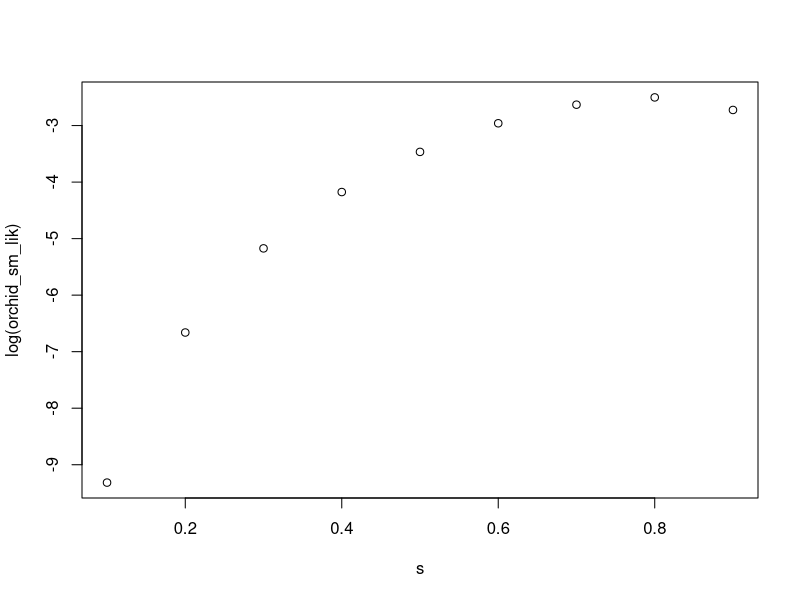
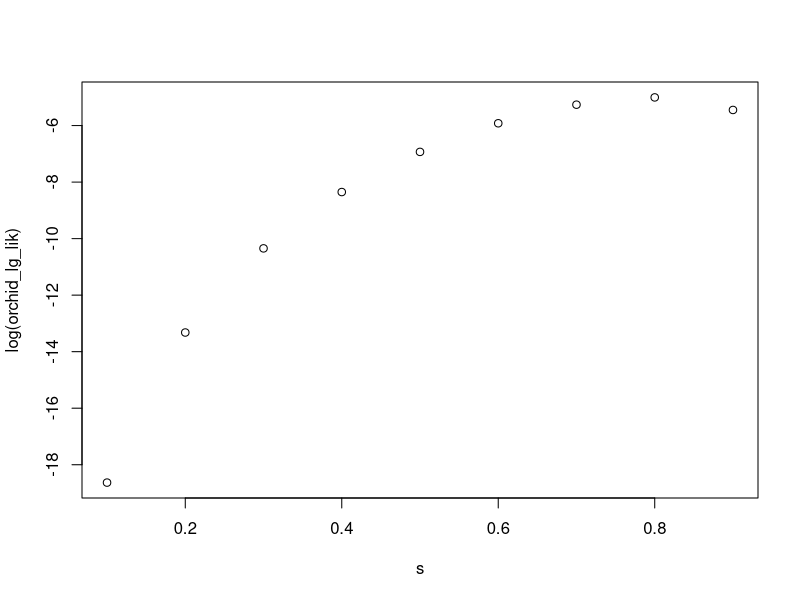
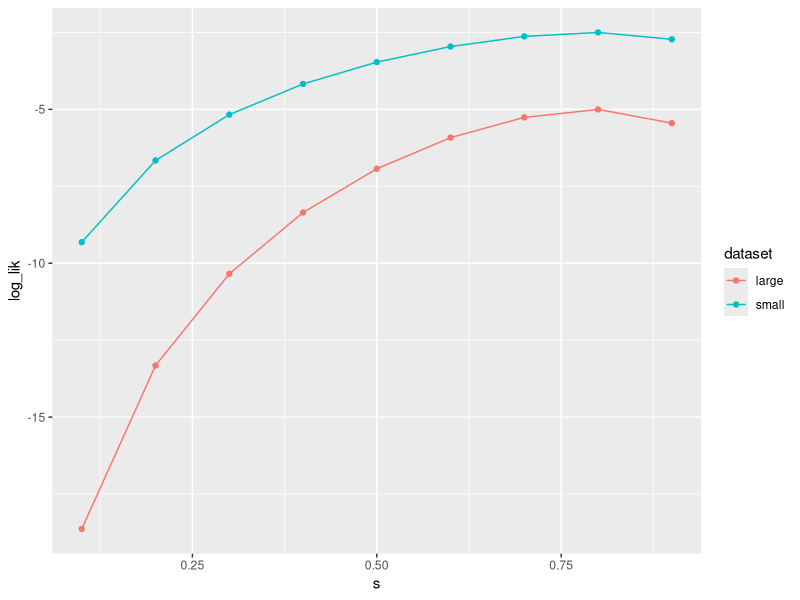

These charts were generated, in order, by the following R code:
## ---- chunk 1
knitr::opts_chunk$set(echo = TRUE)
## ---- chunk 2
s <- seq(0.1, 0.9, 0.1)
s
orchid_sm_lik <- s^4 * (1-s) #vectorized over all values of s
orchid_sm_lik
## ---- chunk 3
#base R plotting
plot(s, log(orchid_sm_lik))
## ---- chunk 4
orchid_lg_lik <- s^8 * (1-s)^2
## ---- chunk 5
#base R plotting
plot(s, log(orchid_lg_lik))
## ---- chunk 6
#using ggplot2 to put both lines on the same plot
library(tidyverse)
# make a 'tidy' dataframe/tibble for plotting
df <-
  tibble(
    dataset = c(rep("small", 9), rep("large", 9)), #column indicating which dataset
    s = c(s,s), #x-axis values
    likelihood = c(orchid_sm_lik, orchid_lg_lik),
    log_lik = log(likelihood)
  ) #you can do math while creating a tibble

head(df)
## ---- chunk 7
ggplot(df, aes(x = s, y = log_lik, color = dataset)) +
  geom_point() +
  geom_line() #add connecting lines
## ---- chunk 8
0^8 * (1-0)^2
log(0)
## ---- chunk 9
p_lyme_pos = (0.87 * 0.001) / ((0.87 * 0.001) + (0.01 * 0.999))
p_lyme_pos
## ---- chunk 10
(0.87 * 0.013) / ((0.87 * 0.013) + (0.1 * 0.987))
## ---- chunk 11
(0.87 * 0.5) / ((0.87 * 0.5) + (0.1 * 0.5))
